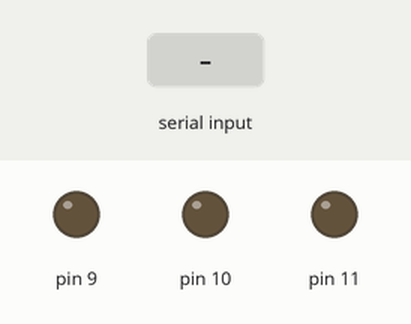
Bench run of a sketch on a simulated Arduino Uno, built with avr-gcc and run on an emulated ATmega328P. On the bench: output pins drawn as LEDs (lit = HIGH). Inputs (shaded band) come from the test bench.

Above: at 1.2 s.
1.3 s: "90,45\n" received over Serial
At 3.5 s:
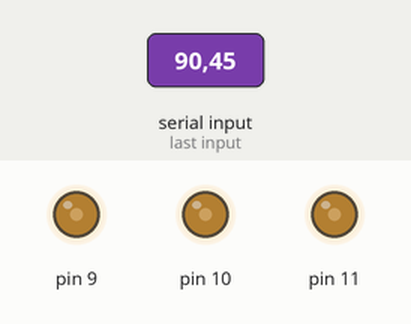
3.8 s: "30,150\n" received over Serial
At 5.4 s:
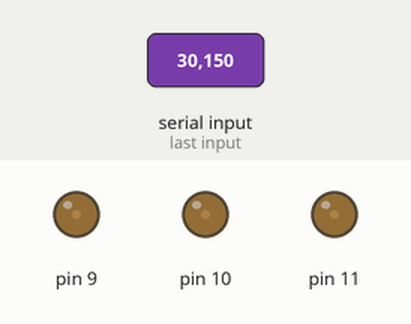
6.3 s: "200\n" received over Serial
At 8.4 s:
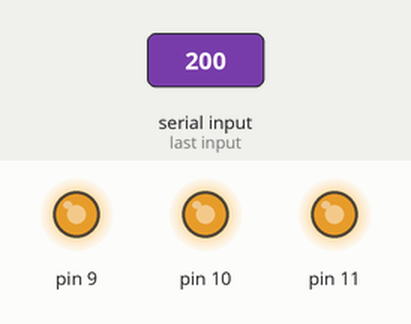
8.7 s: "90\n" received over Serial
At 10.3 s:
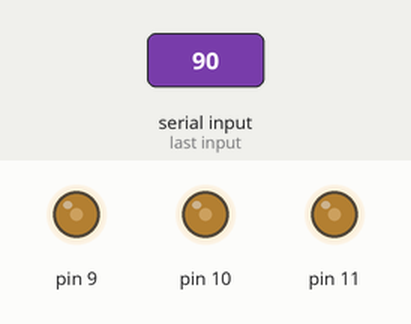
Timing chart, 0 to 11.8 s (numbered marks = the images above; inputs shaded):
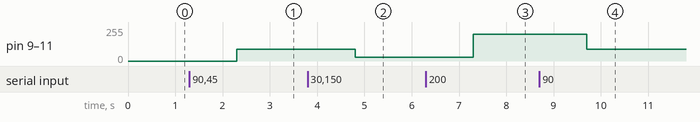

The sketch:

sys-integ-final-exam.ino
```cpp
void setup() {
  // begin Serial connection
  Serial.begin(115200);
}

void loop() {
  // skip loop if there is no Serial input available
  if (Serial.available() == 0) { return; }

  // read input from Serial
  String readStr = Serial.readString();

  // convert Serial input to int
  int value = readStr.toInt();

  // skip loop if value is not within range of 0-255
  if (value > 255 || value < 0) {
    Serial.println("Invalid input.");
    return;
  }

  // apply values to RGB module
  analogWrite(9, value); // RED
  analogWrite(10, value); // GREEN
  analogWrite(11, value); // BLUE
}
```

Measured:
- after the input at 1.3 s, pin 9–11: 0/255 → 90/255 after 1.0 s
- after the input at 3.8 s, pin 9–11: 90/255 → 30/255 after 1.0 s
- after the input at 6.3 s, pin 9–11: 30/255 → 200/255 after 1.0 s
- after the input at 8.7 s, pin 9–11: 200/255 → 90/255 after 1.0 s
